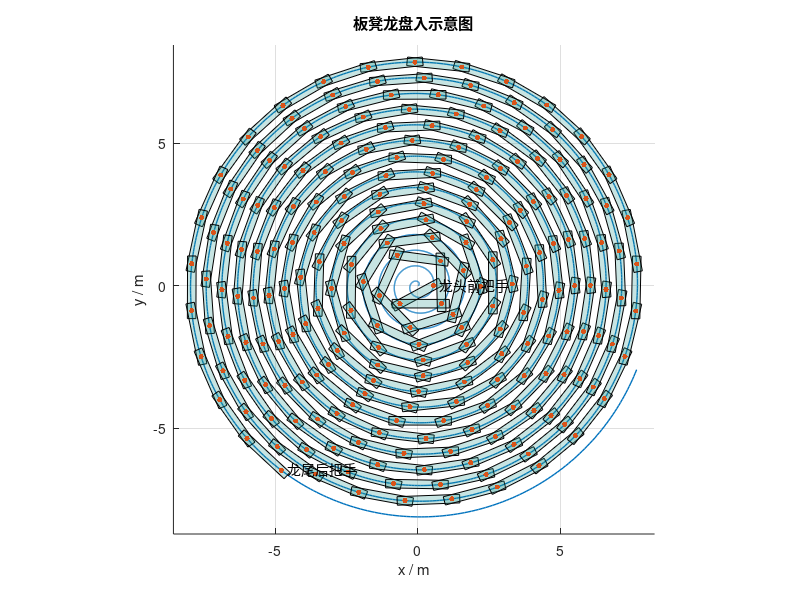

The MATLAB source for this figure:
%% 板凳龙“盘入”示意图（龙头在螺线内侧，龙尾在外侧）
% 采用等距螺线 r = b*theta (螺距0.55m)，按相邻把手孔间距布点。
clear; clc; close all;

%% 参数设定
pitch = 0.55;    % 螺距
b = pitch/(2*pi); % 螺线系数
W = 0.30;        % 板宽
a = 0.275;       % 孔中心到板头距离
L_head = 3.41;   % 龙头板长
L_body = 2.20;   % 其他板长
N_bench = 223;   % 板凳数
N_pts = N_bench + 1; % 把手点数

d = [L_head - 2*a; repmat(L_body - 2*a, N_bench-1, 1)]; % 相邻把手孔间距

%% 设置龙头内侧角度
theta_head = 2*pi; 

%% 等距螺线弧长计算
arcS = @(th) (b/2) .* ( th.*sqrt(th.^2 + 1) + asinh(th) );

%% 放置把手点
theta = zeros(N_pts,1);
theta(1) = theta_head;

for k = 1:N_bench
    ds = d(k);
    target = arcS(theta(k)) + ds;
    dth0 = ds/(b*sqrt(theta(k)^2+1));
    th_guess = theta(k) + dth0;
    f = @(th) arcS(th) - target;
    theta(k+1) = fzero(f, th_guess);
end

r = b*theta;
P = [r.*cos(theta), r.*sin(theta)];

%% 绘制背景螺线
figure('Color','w'); hold on; axis equal; grid on;
title('板凳龙盘入示意图');

theta_bg = linspace(0, max(theta)*1.02, 6000);
r_bg = b*theta_bg;
plot(r_bg.*cos(theta_bg), r_bg.*sin(theta_bg), '-', 'LineWidth', 1);

%% 绘制板凳
for i = 1:N_bench
    pF = P(i,:); pR = P(i+1,:);
    v = pR - pF; nv = norm(v);
    if nv < 1e-10, continue; end
    u = v / nv; n = [-u(2), u(1)];
    eF = pF - a*u; eR = pR + a*u;
    c1 = eF + (W/2)*n; c2 = eF - (W/2)*n; c3 = eR - (W/2)*n; c4 = eR + (W/2)*n;
    patch([c1(1),c2(1),c3(1),c4(1)], [c1(2),c2(2),c3(2),c4(2)], ...
          0.8, 'FaceAlpha', 0.25, 'EdgeColor', 'k', 'LineWidth', 0.6);
end

%% 标记与标注
plot(P(:,1), P(:,2), '.', 'MarkerSize', 12);
text(P(1,1), P(1,2), "  龙头前把手", 'FontSize', 10);
text(P(end,1), P(end,2), "  龙尾后把手", 'FontSize', 10);
xlabel('x / m'); ylabel('y / m');

% 计算背景螺线坐标（确保维度一致）
x_bg = r_bg .* cos(theta_bg);
y_bg = r_bg .* sin(theta_bg);

% 自动调整视野
pad = 0.6;
xmin = min([P(:,1); x_bg(:)]) - pad;
xmax = max([P(:,1); x_bg(:)]) + pad;
ymin = min([P(:,2); y_bg(:)]) - pad;
ymax = max([P(:,2); y_bg(:)]) + pad;
xlim([xmin, xmax]); ylim([ymin, ymax]);

exportgraphics(gcf, 'bench_dragon_coil_head_inside.png', 'Resolution', 300);